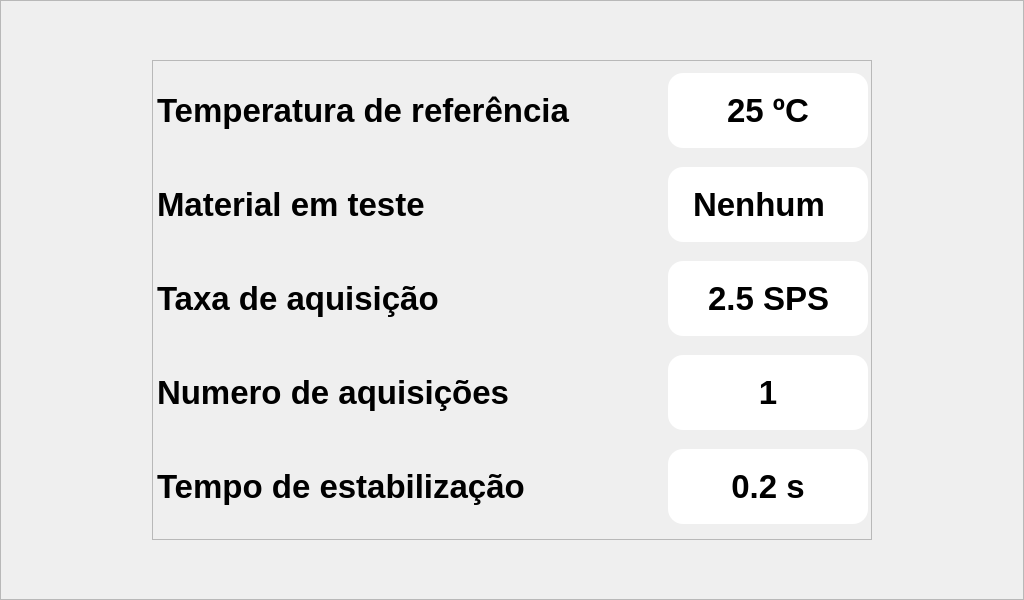
    <widget class="QFrame" name="setup">
     <property name="geometry">
      <rect>
       <x>0</x>
       <y>0</y>
       <width>1024</width>
       <height>600</height>
      </rect>
     </property>
     <property name="styleSheet">
      <string notr="true">QFrame {
	background-image: url(:/main/bg_larger.png);
};</string>
     </property>
     <property name="frameShape">
      <enum>QFrame::StyledPanel</enum>
     </property>
     <property name="frameShadow">
      <enum>QFrame::Raised</enum>
     </property>
     <widget class="QFrame" name="frame_10">
      <property name="geometry">
       <rect>
        <x>152</x>
        <y>60</y>
        <width>720</width>
        <height>480</height>
       </rect>
      </property>
      <property name="styleSheet">
       <string notr="true">QFrame {
	background: none;
};</string>
      </property>
      <property name="frameShape">
       <enum>QFrame::StyledPanel</enum>
      </property>
      <property name="frameShadow">
       <enum>QFrame::Raised</enum>
      </property>
      <widget class="QWidget" name="gridLayoutWidget_2">
       <property name="geometry">
        <rect>
         <x>0</x>
         <y>0</y>
         <width>721</width>
         <height>481</height>
        </rect>
       </property>
       <layout class="QGridLayout" name="gridLayout_3">
        <item row="3" column="0">
         <widget class="QLabel" name="label_9">
          <property name="sizePolicy">
           <sizepolicy hsizetype="Preferred" vsizetype="Expanding">
            <horstretch>0</horstretch>
            <verstretch>0</verstretch>
           </sizepolicy>
          </property>
          <property name="minimumSize">
           <size>
            <width>220</width>
            <height>75</height>
           </size>
          </property>
          <property name="maximumSize">
           <size>
            <width>600</width>
            <height>75</height>
           </size>
          </property>
          <property name="font">
           <font>
            <pointsize>25</pointsize>
            <weight>75</weight>
            <bold>true</bold>
           </font>
          </property>
          <property name="styleSheet">
           <string notr="true">QFrame {
	background: none;
	background-color: rgb(64, 64, 64);
	color: rgb(255, 255, 255);
	border-radius: 15px;
	border: 1px solid  rgb(64, 64, 64);
};</string>
          </property>
          <property name="text">
           <string>Numero de aquisições</string>
          </property>
          <property name="alignment">
           <set>Qt::AlignLeading|Qt::AlignLeft|Qt::AlignVCenter</set>
          </property>
          <property name="indent">
           <number>-1</number>
          </property>
         </widget>
        </item>
        <item row="1" column="1">
         <widget class="QFrame" name="frame_11">
          <property name="enabled">
           <bool>false</bool>
          </property>
          <property name="styleSheet">
           <string notr="true">QFrame{
	background-color: rgb(255, 255, 255);
	border-radius: 15px;
}
</string>
          </property>
          <property name="frameShape">
           <enum>QFrame::StyledPanel</enum>
          </property>
          <property name="frameShadow">
           <enum>QFrame::Raised</enum>
          </property>
          <widget class="QComboBox" name="setup_material_field">
           <property name="enabled">
            <bool>false</bool>
           </property>
           <property name="geometry">
            <rect>
             <x>0</x>
             <y>20</y>
             <width>200</width>
             <height>35</height>
            </rect>
           </property>
           <property name="minimumSize">
            <size>
             <width>0</width>
             <height>35</height>
            </size>
           </property>
           <property name="maximumSize">
            <size>
             <width>200</width>
             <height>35</height>
            </size>
           </property>
           <property name="font">
            <font>
             <pointsize>25</pointsize>
             <weight>75</weight>
             <bold>true</bold>
             <underline>false</underline>
             <kerning>true</kerning>
            </font>
           </property>
           <property name="focusPolicy">
            <enum>Qt::NoFocus</enum>
           </property>
           <property name="styleSheet">
            <string notr="true">QComboBox {
	color: rgb(0, 0, 0);
	background-color: rgb(255, 255, 255);
	border: none;
    padding: 1px 0px 1px 25px; /* This (useless) line resolves a bug with the font color */
}

QComboBox::drop-down {
    border:0px; /* This seems to replace the whole arrow of the combo box */
}</string>
           </property>
           <property name="currentIndex">
            <number>0</number>
           </property>
           <property name="maxVisibleItems">
            <number>8</number>
           </property>
           <property name="frame">
            <bool>true</bool>
           </property>
           <item>
            <property name="text">
             <string>Nenhum</string>
            </property>
           </item>
           <item>
            <property name="text">
             <string>Cobre</string>
            </property>
           </item>
           <item>
            <property name="text">
             <string>Alumínio</string>
            </property>
           </item>
          </widget>
         </widget>
        </item>
        <item row="0" column="1">
         <widget class="QPushButton" name="setup_temp_ref_field">
          <property name="enabled">
           <bool>true</bool>
          </property>
          <property name="minimumSize">
           <size>
            <width>0</width>
            <height>75</height>
           </size>
          </property>
          <property name="maximumSize">
           <size>
            <width>200</width>
            <height>75</height>
           </size>
          </property>
          <property name="font">
           <font>
            <pointsize>25</pointsize>
            <weight>75</weight>
            <bold>true</bold>
           </font>
          </property>
          <property name="styleSheet">
           <string notr="true">color: rgb(0, 0, 0);
background-color: rgb(255, 255, 255);
border: none;
border-radius: 15px;</string>
          </property>
          <property name="text">
           <string>25 ºC</string>
          </property>
         </widget>
        </item>
        <item row="2" column="0">
         <widget class="QLabel" name="label_8">
          <property name="sizePolicy">
           <sizepolicy hsizetype="Preferred" vsizetype="Expanding">
            <horstretch>0</horstretch>
            <verstretch>0</verstretch>
           </sizepolicy>
          </property>
          <property name="minimumSize">
           <size>
            <width>220</width>
            <height>75</height>
           </size>
          </property>
          <property name="maximumSize">
           <size>
            <width>600</width>
            <height>75</height>
           </size>
          </property>
          <property name="font">
           <font>
            <pointsize>25</pointsize>
            <weight>75</weight>
            <bold>true</bold>
           </font>
          </property>
          <property name="styleSheet">
           <string notr="true">QFrame {
	background: none;
	background-color: rgb(64, 64, 64);
	color: rgb(255, 255, 255);
	border-radius: 15px;
	border: 1px solid  rgb(64, 64, 64);
};</string>
          </property>
          <property name="text">
           <string>Taxa de aquisição</string>
          </property>
          <property name="alignment">
           <set>Qt::AlignLeading|Qt::AlignLeft|Qt::AlignVCenter</set>
          </property>
          <property name="indent">
           <number>-1</number>
          </property>
         </widget>
        </item>
        <item row="0" column="0">
         <widget class="QLabel" name="label_12">
          <property name="sizePolicy">
           <sizepolicy hsizetype="Preferred" vsizetype="Expanding">
            <horstretch>0</horstretch>
            <verstretch>0</verstretch>
           </sizepolicy>
          </property>
          <property name="minimumSize">
           <size>
            <width>220</width>
            <height>75</height>
           </size>
          </property>
          <property name="maximumSize">
           <size>
            <width>500</width>
            <height>75</height>
           </size>
          </property>
          <property name="font">
           <font>
            <pointsize>25</pointsize>
            <weight>75</weight>
            <bold>true</bold>
           </font>
          </property>
          <property name="styleSheet">
           <string notr="true">QFrame {
	background: none;
	background-color: rgb(64, 64, 64);
	color: rgb(255, 255, 255);
	border-radius: 15px;
	border: 1px solid  rgb(64, 64, 64);
};</string>
          </property>
          <property name="text">
           <string>Temperatura de referência</string>
          </property>
          <property name="alignment">
           <set>Qt::AlignLeading|Qt::AlignLeft|Qt::AlignVCenter</set>
          </property>
          <property name="indent">
           <number>-1</number>
          </property>
         </widget>
        </item>
        <item row="1" column="0">
         <widget class="QLabel" name="label_10">
          <property name="sizePolicy">
           <sizepolicy hsizetype="Preferred" vsizetype="Expanding">
            <horstretch>0</horstretch>
            <verstretch>0</verstretch>
           </sizepolicy>
          </property>
          <property name="minimumSize">
           <size>
            <width>220</width>
            <height>75</height>
           </size>
          </property>
          <property name="maximumSize">
           <size>
            <width>600</width>
            <height>75</height>
           </size>
          </property>
          <property name="font">
           <font>
            <pointsize>25</pointsize>
            <weight>75</weight>
            <bold>true</bold>
           </font>
          </property>
          <property name="styleSheet">
           <string notr="true">QFrame {
	background: none;
	background-color: rgb(64, 64, 64);
	color: rgb(255, 255, 255);
	border-radius: 15px;
	border: 1px solid  rgb(64, 64, 64);
};</string>
          </property>
          <property name="text">
           <string>Material em teste</string>
          </property>
          <property name="alignment">
           <set>Qt::AlignLeading|Qt::AlignLeft|Qt::AlignVCenter</set>
          </property>
          <property name="indent">
           <number>-1</number>
          </property>
         </widget>
        </item>
        <item row="2" column="1">
         <widget class="QFrame" name="frame_12">
          <property name="enabled">
           <bool>false</bool>
          </property>
          <property name="styleSheet">
           <string notr="true">QFrame{
	background-color: rgb(255, 255, 255);
	border-radius: 15px;
}

</string>
          </property>
          <property name="frameShape">
           <enum>QFrame::StyledPanel</enum>
          </property>
          <property name="frameShadow">
           <enum>QFrame::Raised</enum>
          </property>
          <widget class="QComboBox" name="setup_data_rate_field">
           <property name="enabled">
            <bool>false</bool>
           </property>
           <property name="geometry">
            <rect>
             <x>0</x>
             <y>20</y>
             <width>200</width>
             <height>35</height>
            </rect>
           </property>
           <property name="minimumSize">
            <size>
             <width>0</width>
             <height>35</height>
            </size>
           </property>
           <property name="maximumSize">
            <size>
             <width>200</width>
             <height>35</height>
            </size>
           </property>
           <property name="font">
            <font>
             <pointsize>25</pointsize>
             <weight>75</weight>
             <bold>true</bold>
             <underline>false</underline>
             <kerning>true</kerning>
            </font>
           </property>
           <property name="focusPolicy">
            <enum>Qt::NoFocus</enum>
           </property>
           <property name="styleSheet">
            <string notr="true">QComboBox {
	color: rgb(0, 0, 0);
	background-color: rgb(255, 255, 255);
	border: none;
    padding: 1px 0px 1px 40px; /* This (useless) line resolves a bug with the font color */
}

QComboBox::drop-down {
    border:0px; /* This seems to replace the whole arrow of the combo box */
}</string>
           </property>
           <property name="currentIndex">
            <number>0</number>
           </property>
           <property name="maxVisibleItems">
            <number>8</number>
           </property>
           <property name="frame">
            <bool>true</bool>
           </property>
           <item>
            <property name="text">
             <string>2.5 SPS</string>
            </property>
           </item>
           <item>
            <property name="text">
             <string>5.0 SPS</string>
            </property>
           </item>
           <item>
            <property name="text">
             <string>10 SPS</string>
            </property>
           </item>
           <item>
            <property name="text">
             <string>15 SPS</string>
            </property>
           </item>
           <item>
            <property name="text">
             <string>25 SPS</string>
            </property>
           </item>
          </widget>
         </widget>
        </item>
        <item row="4" column="0">
         <widget class="QLabel" name="label_11">
          <property name="sizePolicy">
           <sizepolicy hsizetype="Preferred" vsizetype="Expanding">
            <horstretch>0</horstretch>
            <verstretch>0</verstretch>
           </sizepolicy>
          </property>
          <property name="minimumSize">
           <size>
            <width>220</width>
            <height>75</height>
           </size>
          </property>
          <property name="maximumSize">
           <size>
            <width>600</width>
            <height>75</height>
           </size>
          </property>
          <property name="font">
           <font>
            <pointsize>25</pointsize>
            <weight>75</weight>
            <bold>true</bold>
           </font>
          </property>
          <property name="styleSheet">
           <string notr="true">QFrame {
	background: none;
	background-color: rgb(64, 64, 64);
	color: rgb(255, 255, 255);
	border-radius: 15px;
	border: 1px solid  rgb(64, 64, 64);
};</string>
          </property>
          <property name="text">
           <string>Tempo de estabilização</string>
          </property>
          <property name="alignment">
           <set>Qt::AlignLeading|Qt::AlignLeft|Qt::AlignVCenter</set>
          </property>
          <property name="indent">
           <number>-1</number>
          </property>
         </widget>
        </item>
        <item row="3" column="1">
         <widget class="QPushButton" name="setup_aquisitions_field">
          <property name="enabled">
           <bool>true</bool>
          </property>
          <property name="minimumSize">
           <size>
            <width>0</width>
            <height>75</height>
           </size>
          </property>
          <property name="maximumSize">
           <size>
            <width>200</width>
            <height>75</height>
           </size>
          </property>
          <property name="font">
           <font>
            <pointsize>25</pointsize>
            <weight>75</weight>
            <bold>true</bold>
           </font>
          </property>
          <property name="styleSheet">
           <string notr="true">color: rgb(0, 0, 0);
background-color: rgb(255, 255, 255);
border: none;
border-radius: 15px;</string>
          </property>
          <property name="text">
           <string>1</string>
          </property>
         </widget>
        </item>
        <item row="4" column="1">
         <widget class="QPushButton" name="setup_stabilization_field">
          <property name="enabled">
           <bool>true</bool>
          </property>
          <property name="minimumSize">
           <size>
            <width>0</width>
            <height>75</height>
           </size>
          </property>
          <property name="maximumSize">
           <size>
            <width>200</width>
            <height>75</height>
           </size>
          </property>
          <property name="font">
           <font>
            <pointsize>25</pointsize>
            <weight>75</weight>
            <bold>true</bold>
           </font>
          </property>
          <property name="styleSheet">
           <string notr="true">color: rgb(0, 0, 0);
background-color: rgb(255, 255, 255);
border: none;
border-radius: 15px;</string>
          </property>
          <property name="text">
           <string>0.2 s</string>
          </property>
         </widget>
        </item>
       </layout>
      </widget>
     </widget>
    </widget>
